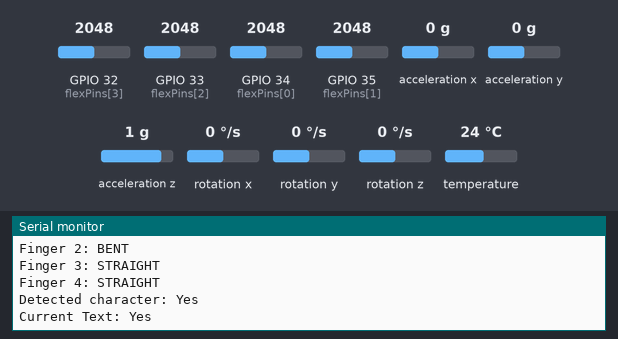
This sketch was run on a simulated ESP32. On the bench: the last lines printed to the serial monitor. Inputs (shaded band) come from the test bench; at power-on: acceleration x 0 g, GPIO 33 (flexPins[2]) = 2048, GPIO 32 (flexPins[3]) = 2048, GPIO 34 (flexPins[0]) = 2048, GPIO 35 (flexPins[1]) = 2048, acceleration y 0 g, acceleration z 1 g, rotation x 0 °/s, rotation y 0 °/s, rotation z 0 °/s, temperature 24 °C. WiFi joins after 1.5 s; servers stay silent unless stated.

Above: at 3.7 s.
3.8 s: acceleration x set to -1.4 g
At 4.6 s:
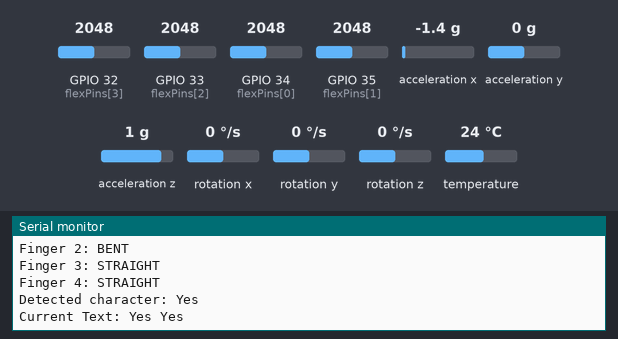
5.5 s: GPIO 33 (flexPins[2]) set to 1960
At 6.6 s:
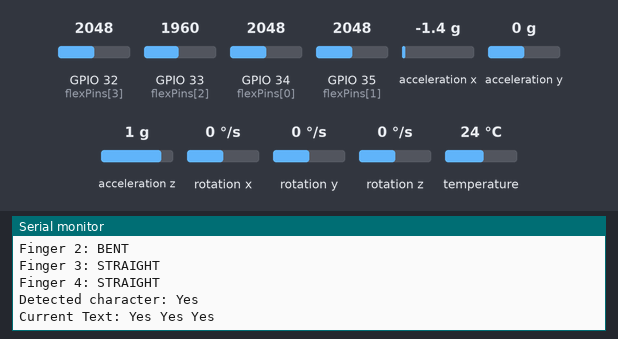
7.1 s: GPIO 32 (flexPins[3]) set to 1960
At 8.2 s:
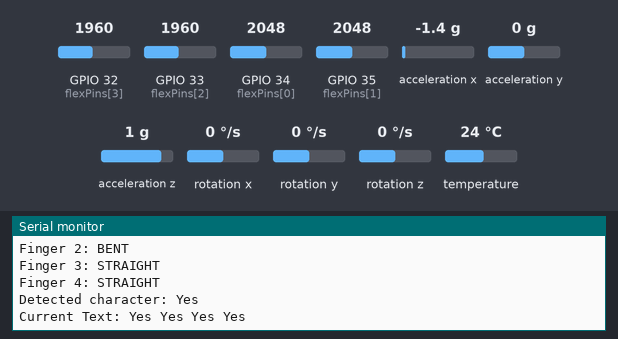
8.6 s: GPIO 34 (flexPins[0]) set to 1960
At 9.1 s:
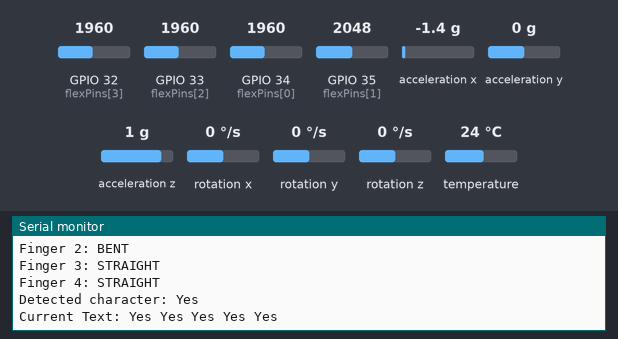
10.1 s: GPIO 35 (flexPins[1]) set to 1960
At 11.0 s:
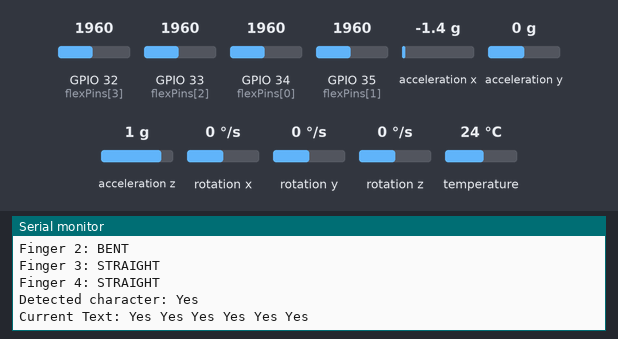
11.6 s: acceleration y set to -1.4 g
At 12.8 s:
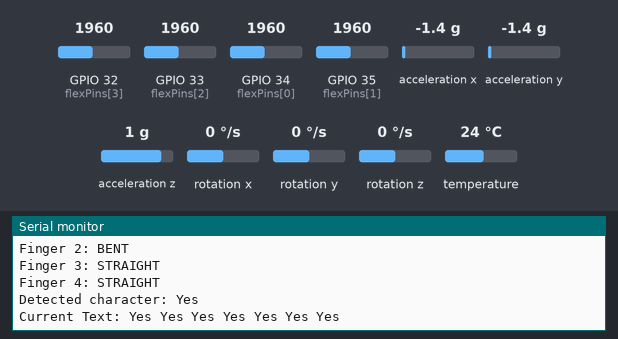
Timing chart, 0 to 14.2 s (numbered marks = the images above; inputs shaded):
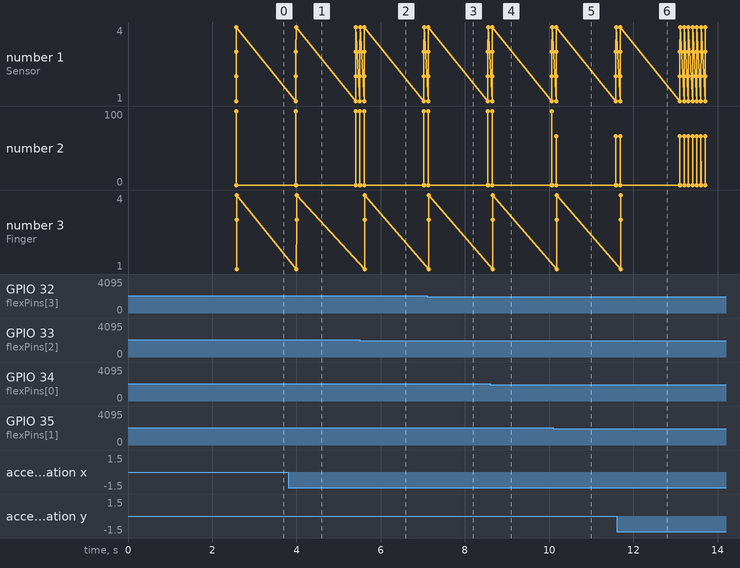

Measured:
- after the input at 3.8 s, the serial monitor: prints a new line after 0.20 s (image 1)
- after the input at 5.5 s, the serial monitor: prints a new line after 0.11 s (image 2)
- after the input at 7.1 s, the serial monitor: prints a new line at once (image 3)
- after the input at 8.6 s, the serial monitor: prints a new line after 0.05 s (image 4)
- after the input at 10.1 s, the serial monitor: prints a new line after 0.07 s (image 5)
- after the input at 11.6 s, the serial monitor: prints a new line after 0.09 s (image 6)

The sketch:

Glove.ino
```cpp
#include <Adafruit_MPU6050.h>
#include <Adafruit_Sensor.h>
#include <Wire.h>

#include <WiFi.h>
#include <Firebase_ESP_Client.h>
#include "addons/TokenHelper.h"
#include "addons/RTDBHelper.h"

Adafruit_MPU6050 mpu;

// Pin Definitions
const int flexPins[4] = {34, 35, 33, 32}; // Flex Sensor Pins (ESP32 ADC Pins)
int readings = 0;                         // Moving Average Filter
int flexValues[4] = {0, 0, 0, 0};         // Current flex sensor values
int lastFlexValues[4] = {0, 0, 0, 0};     // Previous flex sensor values

// Hardcoded Flex Sensor Calibration Values
const int FLEX_MIN[4] = {2080, 1920, 2220, 2150}; // Min values (unbent)
const int FLEX_MAX[4] = {2180, 1980, 2280, 2220}; // Max values (bent)
const int FLEX_RANGE[4] = {100, 60, 60, 70};      // Range calculation (MAX - MIN)

// Gesture Recognition Variables
String currentCharacter = "";
String recognizedText = "";
unsigned long lastGestureTime = 0;
const unsigned long gestureTimeout = 1000; // Time window for a gesture (ms)
bool newGestureDetected = false;
bool gestureProcessed = true;

// MPU6050 Variables
float accelX, accelY, accelZ;
float lastAccelX, lastAccelY, lastAccelZ;
bool motionDetected = false;

// Firebase Configuration
#define WIFI_SSID "Ocean134" // Your WiFi SSID
#define WIFI_PASSWORD "ocean123" // Your WiFi Password
#define API_KEY "AIzaSyA8fW4R878m7V5Vqqm0G4CiTqEn3lmcqqE" // Firebase API Key
#define DATABASE_URL "https://gesture-glove-default-rtdb.asia-southeast1.firebasedatabase.app/" // Firebase DB URL

FirebaseData fbdo; // Firebase data object
FirebaseAuth auth; // Firebase authentication
FirebaseConfig config; // Firebase configuration
bool signupOK = false;
unsigned long sendDataPrevMillis = 0;
unsigned long lastUpdateTime = 0;
const int sampleInterval = 100;  // Optimized sampling rate (ms)

// Threshold values - adjust these based on your calibration
const int FLEX_THRESHOLD = 40;  // Threshold to detect flex sensor bending
const float ACCEL_THRESHOLD = 2.0; // Threshold for motion detection

void setup() {
  Serial.begin(115200);
  delay(1000);

  // Initialize MPU6050
  if (!mpu.begin()) {
    Serial.println("Failed to find MPU6050 chip");
    while (1) {
      delay(10);
    }
  }
  Serial.println("MPU6050 Found!");

  // Configure MPU6050
  mpu.setAccelerometerRange(MPU6050_RANGE_8_G);
  mpu.setGyroRange(MPU6050_RANGE_500_DEG);
  mpu.setFilterBandwidth(MPU6050_BAND_5_HZ);

  // Connect to WiFi
  WiFi.begin(WIFI_SSID, WIFI_PASSWORD);
  Serial.print("Connecting to Wi-Fi");
  while (WiFi.status() != WL_CONNECTED) {
    Serial.print(".");
    delay(300);
  }
  Serial.println("\nConnected to Wi-Fi!");
  Serial.println("IP Address: " + WiFi.localIP().toString());

  // Firebase Setup
  config.api_key = API_KEY;
  config.database_url = DATABASE_URL;
  config.token_status_callback = tokenStatusCallback; // For token status updates
  if (Firebase.signUp(&config, &auth, "", "")) {
    Serial.println("Firebase Sign-Up Successful!");
    signupOK = true;
  } else {
    Serial.println("Firebase Sign-Up Failed: " + String(config.signer.signupError.message.c_str()));
  }
  Firebase.begin(&config, &auth);
  Firebase.reconnectWiFi(true); // Auto-reconnect WiFi

  Serial.println("Gesture to Text System Initialized");
  Serial.println("Using hardcoded calibration values:");
  for (int i = 0; i < 4; i++) {
    Serial.print("Flex Sensor ");
    Serial.print(i + 1);
    Serial.print(" range: ");
    Serial.print(FLEX_MIN[i]);
    Serial.print(" - ");
    Serial.println(FLEX_MAX[i]);
  }

  Serial.println("System ready! Start making gestures");
}

void loop() {
  // Check if it's time to sample the sensors
  if (millis() - lastUpdateTime >= sampleInterval) {
    lastUpdateTime = millis();

    // Read sensor values
    readFlexSensors();
    readAccelerometer();

    // Check for gestures
    detectGesture();

    // Process any detected gesture
    if (newGestureDetected && !gestureProcessed) {
      interpretGesture();
      gestureProcessed = true;
      newGestureDetected = false;

      // Print current recognized text
      Serial.print("Current Text: ");
      Serial.println(recognizedText);
    }

    // Update Firebase every 2 seconds or when a new character is added
    if (Firebase.ready() && signupOK &&
        (millis() - sendDataPrevMillis > 2000 || currentCharacter != "")) {
      sendDataPrevMillis = millis();
      updateFirebase();
    }
  }

}

void readFlexSensors() {
  // Save previous values
  for (int i = 0; i < 4; i++) {
    lastFlexValues[i] = flexValues[i];
  }

  // Read current values with filtering
  for (int i = 0; i < 4; i++) {
    readings = 0;
    // Moving Average Filter (Noise Reduction)
    for (int j = 0; j < 10; j++) {  // Reduced from 20 to 10 for faster response
      readings += analogRead(flexPins[i]);
      delay(1);
    }
    flexValues[i] = readings / 10;
  }

  // Debug output
  Serial.println("\nFlex Sensor Values:");
  for (int i = 0; i < 4; i++) {
    Serial.print("Sensor ");
    Serial.print(i + 1);
    Serial.print(": ");
    Serial.print(flexValues[i]);

    // Calculate bend percentage based on calibration values
    int bendPercentage = map(flexValues[i], FLEX_MIN[i], FLEX_MAX[i], 0, 100);
    bendPercentage = constrain(bendPercentage, 0, 100);
    Serial.print(" (");
    Serial.print(bendPercentage);
    Serial.println("% bent)");
  }
}

void readAccelerometer() {
  // Save previous values
  lastAccelX = accelX;
  lastAccelY = accelY;
  lastAccelZ = accelZ;

  // Read current values
  sensors_event_t a, g, temp;
  mpu.getEvent(&a, &g, &temp);

  accelX = a.acceleration.x;
  accelY = a.acceleration.y;
  accelZ = a.acceleration.z;

  // Debug output
  Serial.print("Acceleration - X: ");
  Serial.print(accelX);
  Serial.print(", Y: ");
  Serial.print(accelY);
  Serial.print(", Z: ");
  Serial.println(accelZ);
}

void detectGesture() {
  // Check if there's significant change in flex sensors
  bool flexChanged = false;
  for (int i = 0; i < 4; i++) {
    if (abs(flexValues[i] - lastFlexValues[i]) > FLEX_THRESHOLD) {
      flexChanged = true;
      break;
    }
  }

  // Check if there's significant acceleration
  bool accelChanged = false;
  if (abs(accelX - lastAccelX) > ACCEL_THRESHOLD ||
      abs(accelY - lastAccelY) > ACCEL_THRESHOLD ||
      abs(accelZ - lastAccelZ) > ACCEL_THRESHOLD) {
    accelChanged = true;
  }

  // If any sensor changed significantly, consider it a new gesture
  if ((flexChanged || accelChanged) &&
      (millis() - lastGestureTime > gestureTimeout)) {
    newGestureDetected = true;
    gestureProcessed = false;
    lastGestureTime = millis();
    Serial.println("New gesture detected!");
  }
}

bool isFingerBent(int fingerIndex) {
  // Calculate bend percentage
  int value = flexValues[fingerIndex];
  int threshold = FLEX_MIN[fingerIndex] + (FLEX_RANGE[fingerIndex] * 0.5); // 50% of range

  // Return true if the finger is considered bent
  return (value > threshold);
}

void interpretGesture() {
  // Check if each finger is bent based on calibrated values
  bool finger1Bent = isFingerBent(0);
  bool finger2Bent = isFingerBent(1);
  bool finger3Bent = isFingerBent(2);
  bool finger4Bent = isFingerBent(3);

  // Debug finger positions
  Serial.println("Finger positions:");
  Serial.println(finger1Bent ? "Finger 1: BENT" : "Finger 1: STRAIGHT");
  Serial.println(finger2Bent ? "Finger 2: BENT" : "Finger 2: STRAIGHT");
  Serial.println(finger3Bent ? "Finger 3: BENT" : "Finger 3: STRAIGHT");
  Serial.println(finger4Bent ? "Finger 4: BENT" : "Finger 4: STRAIGHT");

  // Check orientation (palm facing up/down/forward)
  bool palmDown = accelZ < -5.0;
  bool palmUp = accelZ > 5.0;
  bool palmForward = abs(accelY) > 7.0;

  // Map gestures to characters - using the hardcoded calibration values
  String detectedChar = "";

  // Hello - All Finger Straight
  if (!finger1Bent && !finger2Bent && !finger3Bent && !finger4Bent) {
    detectedChar = "Hello ";
  }
  // Bye - All Bent
  else if (finger1Bent && finger2Bent && !finger3Bent && !finger4Bent) {
    detectedChar = "Bye ";
  }
  // Thank You-1st Bent
  else if (finger1Bent && !finger2Bent && !finger3Bent && !finger4Bent) {
    detectedChar = "Thank you ";
  }
  // Yes-2nd Bent
  else if (!finger1Bent && finger2Bent && !finger3Bent && !finger4Bent) {
    detectedChar = "Yes ";
  }
   // No-3nd Bent
  else if (!finger1Bent && !finger2Bent && finger3Bent && !finger4Bent) {
    detectedChar = "No ";
  }
    // ok-4nd Bent
  else if (!finger1Bent && !finger2Bent && !finger3Bent && finger4Bent) {
    detectedChar = "OK `";
  }
  // Space - Palm forward motion
  else if (palmForward && abs(accelY) > 6.0) {
    detectedChar = " ";
  }
  // Backspace - Palm down quick motion
  else if (palmDown && abs(accelX) > 5.0) {
    if (recognizedText.length() > 0) {
      recognizedText = recognizedText.substring(0, recognizedText.length() - 1);
    }
    Serial.println("Backspace detected!");
    return;
  }
  // Clear all text - Shake motion
  else if (abs(accelX) > 8.0 && abs(accelY) > 8.0) {
    recognizedText = "";
    Serial.println("Text cleared!");
    return;
  }

  // Only add the character if one was detected
  if (detectedChar != "") {
    recognizedText += detectedChar;
    currentCharacter = detectedChar;
    Serial.print("Detected character: ");
    Serial.println(detectedChar);
  } else {
    Serial.println("Unrecognized gesture");
    currentCharacter = "";
  }
}

void updateFirebase() {
  // Send current sensor data
  if (Firebase.RTDB.setFloat(&fbdo, "sensor/acceleration_x", accelX) &&
      Firebase.RTDB.setFloat(&fbdo, "sensor/acceleration_y", accelY) &&
      Firebase.RTDB.setFloat(&fbdo, "sensor/acceleration_z", accelZ)) {
    //Serial.println("Accelerometer data sent to Firebase.");
  }

  // Send flex sensor data
  for (int i = 0; i < 4; i++) {
    String path = "sensor/flex" + String(i + 1);
    if (Firebase.RTDB.setInt(&fbdo, path, flexValues[i])) {
      //Serial.print("Flex Sensor ");
      //Serial.print(i + 1);
      //Serial.println(" data sent to Firebase.");
    } else {
      Serial.print("Failed to send Flex Sensor data. Reason: ");
      Serial.println(fbdo.errorReason());
    }
  }

  // Send recognized text
  if (recognizedText != "") {
    if (Firebase.RTDB.setString(&fbdo, "gesture/text", recognizedText)) {
    } else {
      Serial.print("Failed to send text data. Reason: ");
      Serial.println(fbdo.errorReason());
    }
  }

  // Send latest detected character
  if (currentCharacter != "") {
    if (Firebase.RTDB.setString(&fbdo, "gesture/latest_char", currentCharacter)) {
      Serial.println("Latest character sent to Firebase: " + currentCharacter);
      currentCharacter = ""; // Reset after sending
    }
  }

}
```
